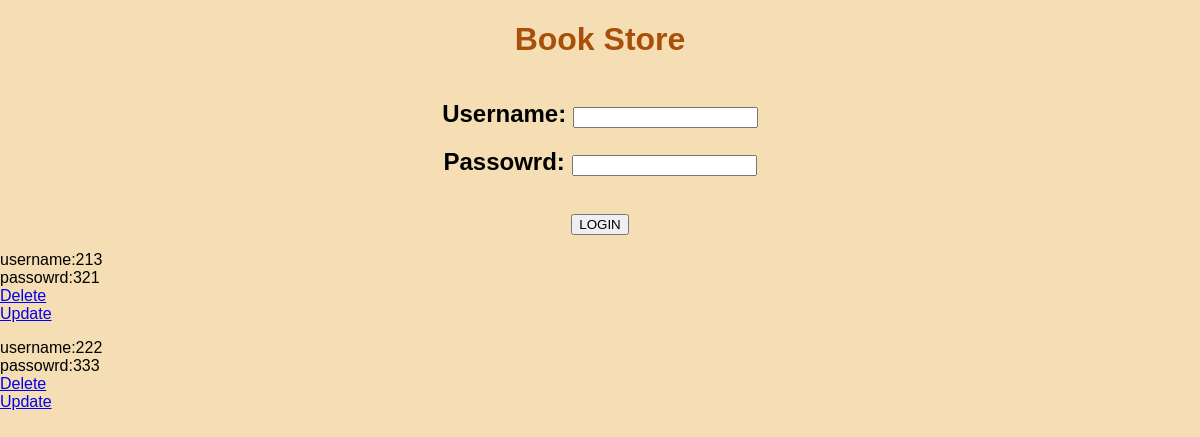
Before: / with the older database file.
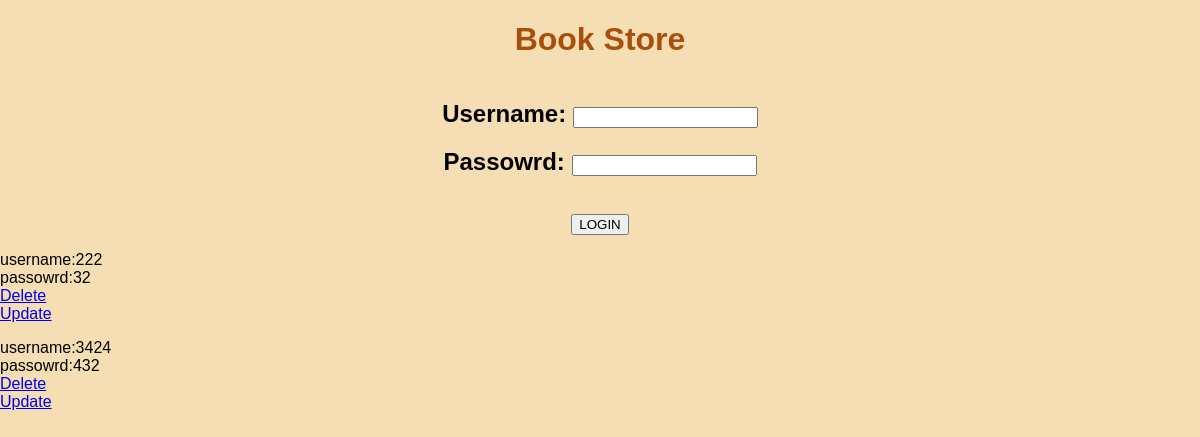
After: the same page with the newer database file.
### app.py (models this page shows, shortened)
class User(db.Model):
    username = db.Column(db.String(20),nullable=False, primary_key=True)
    password = db.Column(db.String(20),nullable=False)

### app.py (the view)
@app.route('/', methods=['POST','GET'])
def index():
    if request.method=='POST':
        users=User.query.all()
        user_info=request.form['username']
        user_pass=request.form['password']
        for user in users:
            if(user.username==user_info and user.password==user_pass):
                return "successfully logged in!"
        return "no existing user, please sign up"
    else:
        users=User.query.all()
        return render_template('index.html',tasks=users)

### templates/index.html (shortened to what this page needs)
{% extends "base.html" %}
{% block body %}
<h1 id="top">Book Store</h1>
<div class="login">
<form action='/' method="POST">
    <h2>Username: <input type="text" name="username"></h2>
    <h2>Passowrd: <input type="text" name="password"></h2><br>
    <input type="submit" value="LOGIN">
</form>
</div>
{% for user in tasks %}
    <p>username:{{ user.username }} <br>passowrd:{{ user.password }}
        <br><a href="/delete/{{ user.username }}">Delete</a>
        <br><a href="/update/{{ user.username }}">Update</a> </p>
{% endfor %}
{% endblock %}

### templates/base.html (shortened to what this page needs)
<!DOCTYPE html>
<html lang="en">
<head>
    <link rel="stylesheet" href="{{ url_for('static',filename='css/main.css') }}">
</head>
<body>
    {% block body %}{% endblock %}
</body>
</html>

### static/css/main.css (style rules this page uses)
body { margin:0; font-family: sans-serif; background-color: wheat; }
h1 { font-family:'Gill Sans', 'Gill Sans MT', Calibri, 'Trebuchet MS', sans-serif ; color: #A8500B; }
.login { display: flex; justify-content: center; text-align: center; }
#top { text-align: center; }

Changed rows visible on the page:
removed User: username "213", password "321"
changed User id 222: password "333" → "32"
added User: username "3424", password "432"
